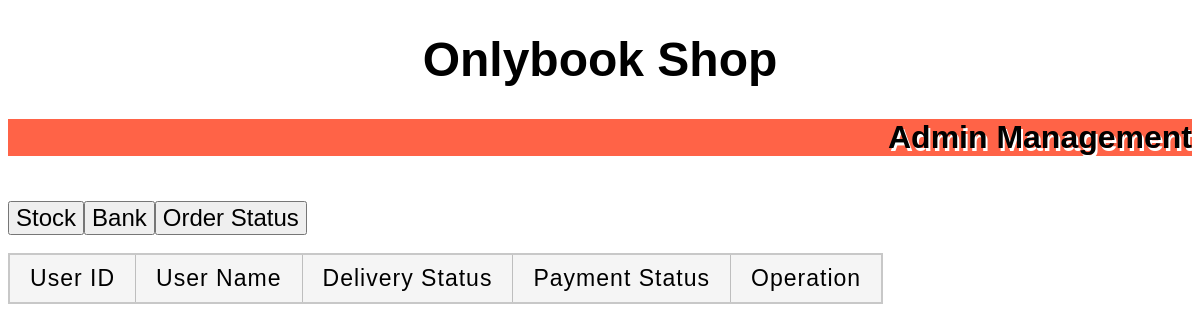
The page /admin_system/order/order_status.php on the database as committed earlier.
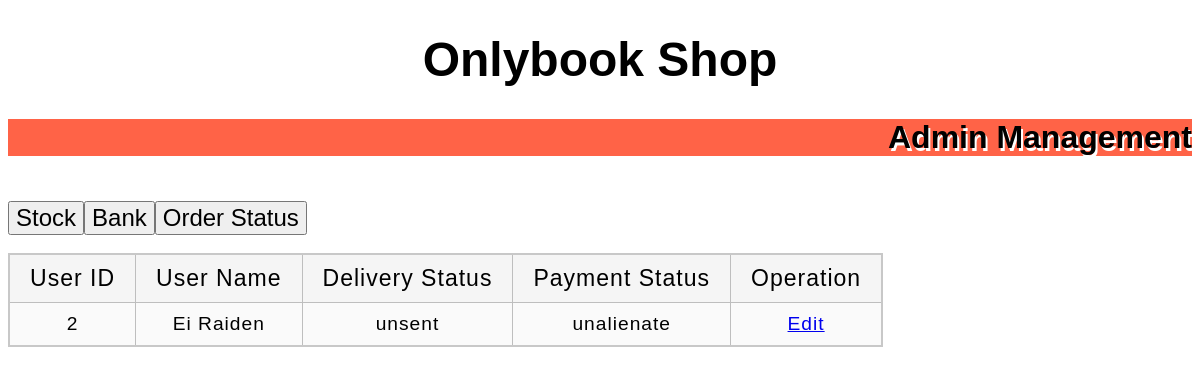
The same page on the database as committed later.
### tables this page shows
CREATE TABLE `order_book` (
  `order_id` int(11) NOT NULL,
  `user_id` int(11) NOT NULL,
  `payment_id` varchar(100) NOT NULL,
  `cart_id` varchar(100) NOT NULL,
  `payment_status` enum('unalienate','alienate') NOT NULL,
  `delivery_status` enum('unsent','sent') NOT NULL,
  PRIMARY KEY (`order_id`),
  KEY `payment_id in order` (`payment_id`),
  KEY `cart_id in order` (`cart_id`),
  CONSTRAINT `cart_id in order` FOREIGN KEY (`cart_id`) REFERENCES `cart` (`cart_id`),
  CONSTRAINT `payment_id in order` FOREIGN KEY (`payment_id`) REFERENCES `payment` (`payment_id`)
);

CREATE TABLE `user` (
  `user_id` int(11) NOT NULL AUTO_INCREMENT,
  `user_name` varchar(300) NOT NULL,
  `user_address` text NOT NULL,
  `phone` int(13) NOT NULL,
  `e-mail` varchar(50) NOT NULL,
  `password` varchar(20) NOT NULL,
  `user_role_id` varchar(100) NOT NULL,
  PRIMARY KEY (`user_id`)
);

### admin_system/order/order_status.php (the view, shortened to what this page needs)
<!DOCTYPE html>
<html lang="en">
<head>
    <link href="minimal-table.css" rel="stylesheet" type="text/css">
</head>
<?php
require("connect_db.php");
$sql = " SELECT * FROM order_book
join user on order_book.user_id = user.user_id";
$rs = mysqli_query($conn, $sql);
?>
<body>
<table border="1" >
<h1 style="text-align: center; font-size:300%;">Onlybook Shop</h1>
<h2 style="background-color:tomato; text-align: end; font-size:200%; text-shadow: white 2px 3px;">Admin Management</h2><br>
<button style="font-size:150%;" onclick="document.location='/onlybook_shop/admin_system/stock_book/stock_book_home.php'">Stock</button>
<button style="font-size:150%;" onclick="document.location='/onlybook_shop/admin_system/bank/bank.php'">Bank</button>
<button style="font-size:150%;" onclick="document.location='/onlybook_shop/admin_system/order/order_status.php'">Order Status</button>
</table><br>
<table border="1" >
    <tr style="font-size:180%;"><td>User ID</td><td>User Name</td><td>Delivery Status</td><td>Payment Status</td><td>Operation</td></tr>
<?php
while($row = mysqli_fetch_assoc($rs)){
    print("<tr style = 'font-size:150%;'>\n");
    print("<td >".$row["user_id"]."</td>");
    print("<td >".$row["user_name"]."</td>");
    print("<td >".$row["delivery_status"]."</td>");
    print("<td >".$row["payment_status"]."</td>");
    print("<td ><a href=edit_product.php?ID=".$row["payment_id"].">Edit</a> </td>");
    print("</tr>\n");
}
?>
</table>
<br>
</body>
</html>

Rows that differ between the two databases and show on the page:
added order_book: user.user_id "2", user.user_name "Ei Raiden", delivery_status "unsent", payment_status "unalienate"
